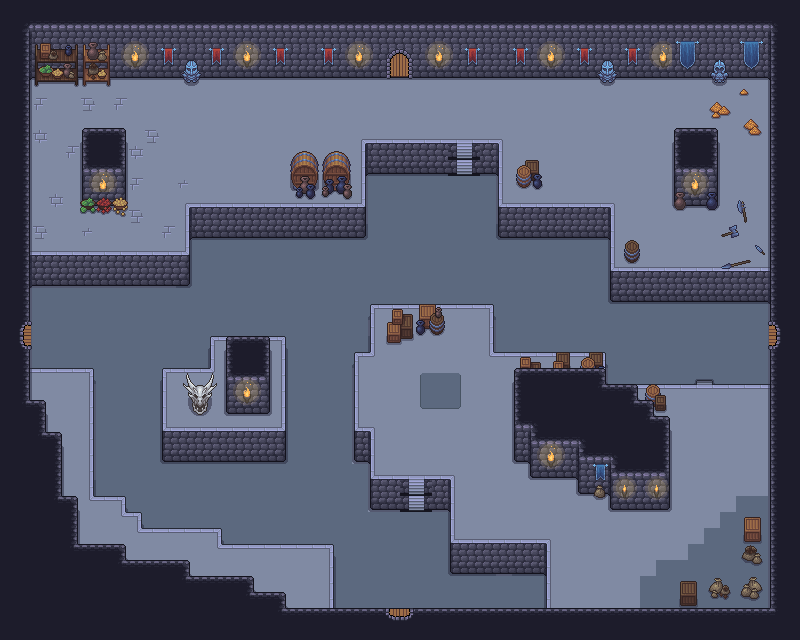

A level layout from a 2D game, rendered from its tile map. Below: a short description, then the map file with tile-grid data replaced by summaries:
An orthogonal 50x40 tile map with 16x16 px tiles, 6 tile layers (Suelo, Retoques Suelo, Retoque Paredes, Paredes, ...), 13 tilesets and 39 objects.

<map version="1.10" tiledversion="1.12.1" orientation="orthogonal" renderorder="right-down" width="50" height="40" tilewidth="16" tileheight="16" infinite="0" nextlayerid="13" nextobjectid="50">
 <tileset firstgid="1" source="../tilesets/Coasts water 2 pro max.tsx" />
 <tileset firstgid="929" source="../tilesets/puertas.tsx" />
 <tileset firstgid="933" source="../tilesets/Paredes2.tsx" />
 <tileset firstgid="1426" source="../tilesets/Fuegos.tsx" />
 <tileset firstgid="1624" source="../tilesets/Other_objects.tsx" />
 <tileset firstgid="1808" source="../tilesets/Objetos.tsx" />
 <tileset firstgid="2024" source="../tilesets/supplies_objects.tsx" />
 <tileset firstgid="2579" source="../tilesets/player.tsx" />
 <tileset firstgid="2580" source="../tilesets/corazon.tsx" />
 <tileset firstgid="2581" source="../tilesets/azeris.tsx" />
 <tileset firstgid="2582" source="../tilesets/goomba.tsx" />
 <tileset firstgid="2583" source="../tilesets/skeleton.tsx" />
 <tileset firstgid="2585" source="../tilesets/amongus.tsx" />
 <group id="8" name="Room">
  <layer id="2" name="Suelo" width="50" height="40">
   <data>[2000 cells, 2000 non-empty, 12 distinct tile ids]</data>
  </layer>
  <layer id="5" name="Retoques Suelo" width="50" height="40">
   <data>[2000 cells, 50 non-empty, 12 distinct tile ids]</data>
  </layer>
  <layer id="4" name="Retoque Paredes" width="50" height="40">
   <data>[2000 cells, 27 non-empty, 19 distinct tile ids]</data>
  </layer>
  <layer id="1" name="Paredes" width="50" height="40">
   <data>[2000 cells, 1006 non-empty, 95 distinct tile ids]</data>
  </layer>
  <layer id="7" name="Decoraciones Paredes" width="50" height="40">
   <data>[2000 cells, 210 non-empty, 105 distinct tile ids]</data>
  </layer>
  <layer id="6" name="Puertas" width="50" height="40">
   <data>[2000 cells, 4 non-empty, 4 distinct tile ids]</data>
  </layer>
  <objectgroup id="10" name="Utils">
   <object id="9" gid="2580" x="734" y="117" width="18" height="18" />
   <object id="10" gid="2580" x="735" y="243.5" width="18" height="18" />
   <object id="11" gid="2580" x="48" y="114.5" width="18" height="18" />
   <object id="12" gid="2580" x="47.5" y="238.5" width="18" height="18" />
   <object id="13" gid="2580" x="707.333" y="566.667" width="18" height="18" />
   <object id="16" gid="2580" x="310" y="303" width="18" height="18" />
   <object id="17" gid="2581" x="430" y="401" width="21" height="21" />
  </objectgroup>
  <objectgroup id="12" name="Entities">
   <object id="19" gid="2582" x="640" y="351" width="16" height="16" />
   <object id="20" gid="2582" x="575" y="326" width="16" height="16" />
   <object id="22" gid="2582" x="457" y="267" width="16" height="16" />
   <object id="23" gid="2582" x="177" y="344" width="16" height="16" />
   <object id="24" gid="2582" x="285" y="273" width="16" height="16" />
   <object id="25" gid="2582" x="252" y="309" width="16" height="16" />
   <object id="26" gid="2582" x="121" y="474" width="16" height="16" />
   <object id="27" gid="2582" x="224" y="505" width="16" height="16" />
   <object id="28" gid="2582" x="317" y="416" width="16" height="16" />
   <object id="29" gid="2582" x="252" y="127" width="16" height="16" />
   <object id="30" gid="2582" x="170" y="188" width="16" height="16" />
   <object id="31" gid="2582" x="615" y="183" width="16" height="16" />
   <object id="32" gid="2582" x="626" y="150" width="16" height="16" />
   <object id="34" gid="2583" x="549" y="138" width="32" height="32" />
   <object id="35" gid="2583" x="478" y="517" width="32" height="32" />
   <object id="36" gid="2584" x="691" y="521" width="32" height="32" />
   <object id="37" gid="2584" x="306" y="518" width="32" height="32" />
   <object id="38" gid="2584" x="156" y="140" width="32" height="32" />
   <object id="39" gid="2583" x="329" y="296" width="32" height="32" />
   <object id="40" gid="2584" x="510" y="289" width="32" height="32" />
   <object id="41" gid="2585" x="448" y="385" width="30" height="30" />
   <object id="42" gid="2585" x="303" y="349" width="30" height="30" />
   <object id="43" gid="2584" x="393" y="278" width="32" height="32" />
   <object id="44" gid="2584" x="211" y="300" width="32" height="32" />
   <object id="45" gid="2582" x="607" y="575" width="16" height="16" />
   <object id="46" gid="2582" x="239" y="175" width="16" height="16" />
   <object id="48" gid="2582" x="668" y="239" width="16" height="16" />
   <object id="49" gid="2582" x="288" y="317" width="16" height="16" />
  </objectgroup>
  <objectgroup id="9" name="Player">
   <object id="4" gid="2579" x="367.333" y="597.333" width="64" height="64" />
   <object id="5" gid="2579" x="39.3333" y="360" width="64" height="64" />
   <object id="6" gid="2579" x="363.333" y="141.333" width="64" height="64" />
   <object id="7" gid="2579" x="699.333" y="374" width="64" height="64" />
  </objectgroup>
 </group>
</map>
